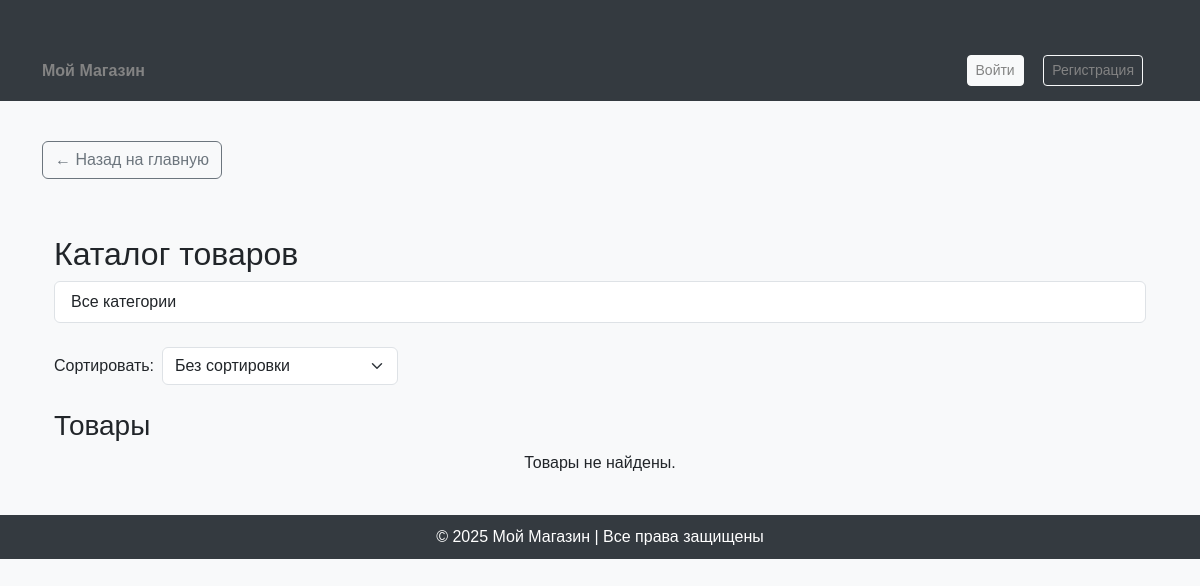
The app's page /accounts/catalog/31/, older data.
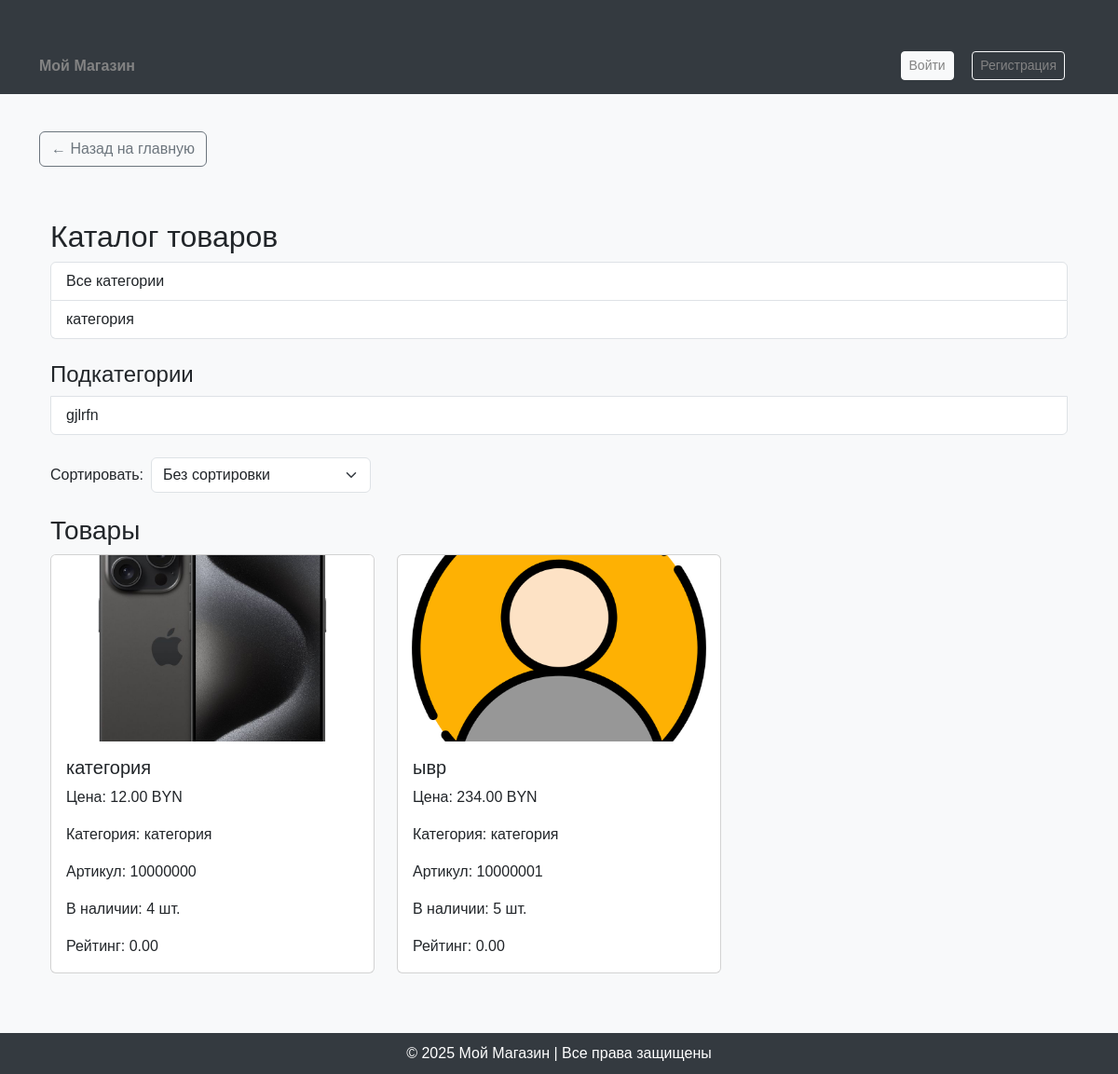
The same page, newer data.
### accounts/models.py (models this page shows, shortened)
class Category(models.Model):
    name = models.CharField(max_length=255, unique=True, verbose_name="Название категории")

class Subcategory(models.Model):
    category = models.ForeignKey(Category, on_delete=models.CASCADE, related_name="subcategories", verbose_name="Категория")
    name = models.CharField(max_length=255, verbose_name="Название подкатегории")

class Product(models.Model):
    name = models.CharField(max_length=255, verbose_name="Название")
    price = models.DecimalField(max_digits=10, decimal_places=2, verbose_name="Цена")
    parameter_1 = models.CharField(max_length=255, blank=True, verbose_name="Параметр 1")
    parameter_2 = models.CharField(max_length=255, blank=True, verbose_name="Параметр 2")
    parameter_3 = models.CharField(max_length=255, blank=True, verbose_name="Параметр 3")
    parameter_4 = models.CharField(max_length=255, blank=True, verbose_name="Параметр 4")
    parameter_5 = models.CharField(max_length=255, blank=True, verbose_name="Параметр 5")
    category = models.ForeignKey(Category, on_delete=models.CASCADE, verbose_name="Категория")
    subcategory = models.ForeignKey(Subcategory, on_delete=models.SET_NULL, blank=True, null=True, verbose_name="Подкатегория")  # <-- Добавили
    sku = models.CharField(max_length=50, unique=True, verbose_name="Артикул", blank=True)
    image = models.ImageField(upload_to="product_images/", blank=True, null=True, verbose_name="Изображение")
    description = models.TextField(blank=True, null=True, verbose_name="Описание")
    stock_quantity = models.PositiveIntegerField(default=0, verbose_name="Количество в наличии")
    average_rating = models.DecimalField(max_digits=3, decimal_places=2, default=0.00)

### accounts/views.py (the view)
# urls.py: path('catalog/', views.catalog_view, name='catalog'),
def catalog_view(request, category_id=None, subcategory_id=None):
    categories = Category.objects.all()
    sort = request.GET.get('sort')
    if subcategory_id:
        products = Product.objects.filter(subcategory_id=subcategory_id)
    elif category_id:
        products = Product.objects.filter(category_id=category_id)
    else:
        products = Product.objects.all()
    if sort == 'price_asc':
        products = products.order_by('price')
    elif sort == 'price_desc':
        products = products.order_by('-price')
    elif sort == 'rating_asc':
        products = products.order_by('average_rating')
    elif sort == 'rating_desc':
        products = products.order_by('-average_rating')
    subcategories = None
    if category_id:
        subcategories = Subcategory.objects.filter(category_id=category_id)
    return render(request, 'accounts/catalog.html', {
        'categories': categories,
        'products': products,
        'subcategories': subcategories,
        'current_category_id': category_id,
        'current_subcategory_id': subcategory_id,
        'current_sort': sort,
    })

### accounts/context_processors.py (called while the page is built)
def notification_counter(request):
    if request.user.is_authenticated:
        count = Notification.objects.filter(user=request.user, is_read=False).count()
        return {'unread_notifications_count': count}
    return {}

### templates/accounts/catalog.html (shortened to what this page needs)
{% extends 'base.html' %}
{% block content %}
<a href="{% url 'home' %}" class="btn btn-outline-secondary mb-3">← Назад на главную</a>
<div class="container">
    <h2>Каталог товаров</h2>
    <div class="list-group mb-4">
        <a href="{% url 'catalog' %}" class="list-group-item list-group-item-action">Все категории</a>
        {% for category in categories %}
            <a href="{% url 'catalog_by_category' category.id %}" class="list-group-item list-group-item-action">{{ category.name }}</a>
        {% endfor %}
    </div>
    {% if subcategories %}
    <div class="list-group mb-4">
        <h4>Подкатегории</h4>
        {% for subcategory in subcategories %}
            <a href="{% url 'catalog_by_subcategory' current_category_id subcategory.id %}" class="list-group-item list-group-item-action">{{ subcategory.name }}</a>
        {% endfor %}
    </div>
    {% endif %}
    <form method="get" class="mb-4">
        <div class="row g-2 align-items-center">
            <div class="col-auto">
                <label for="sort" class="col-form-label">Сортировать:</label>
            </div>
            <div class="col-auto">
                <select class="form-select" id="sort" name="sort" onchange="this.form.submit()">
                    <option value="" {% if not current_sort %}selected{% endif %}>Без сортировки</option>
                </select>
            </div>
        </div>
    </form>
    <div class="mt-4">
        <h3>Товары</h3>
        {% if products %}
        <div class="row">
            {% for product in products %}
                {% include 'includes/product_card.html' %}
            {% endfor %}
        </div>
        {% else %}
        <p class="text-center">Товары не найдены.</p>
        {% endif %}
    </div>
</div>
{% endblock %}

### templates/includes/product_card.html (shortened to what this page needs)
<div class="col-md-4 mb-4">
    <a href="{% url 'product_detail' product.id %}" class="text-decoration-none text-dark">
        <div class="card">
            {% if product.image %}
            <img src="{{ product.image.url }}" class="card-img-top" alt="{{ product.name }}"
                 style="object-fit: cover; height: 200px;">
            {% else %}
            <img src="https://via.placeholder.com/300x200" class="card-img-top" alt="No Image Available"
                 style="object-fit: cover; height: 200px;">
            {% endif %}
            <div class="card-body">
                <h5 class="card-title">{{ product.name }}</h5>
                <p class="card-text">Цена: {{ product.price }} BYN</p>
                <p class="card-text">Категория: {{ product.category.name }}</p>
                <p class="card-text">Артикул: {{ product.sku }}</p>
                <p class="card-text">В наличии: {{ product.stock_quantity }} шт.</p>
                <div class="mt-2">
                    <span>Рейтинг: {{ product.average_rating|floatformat:2 }}</span>
                </div>
            </div>
        </div>
    </a>
</div>

Row changes from the older to the newer data that the page shows:
added Category: name "категория"
added Subcategory: name "gjlrfn"
added Product: image (picture), name "категория", price "12.00", category.name "категория", sku "10000000", stock_quantity "4", average_rating "0.00"
added Product: image (picture), name "ывр", price "234.00", category.name "категория", sku "10000001", stock_quantity "5", average_rating "0.00"
Text that changed along with them:
text no longer shown: "Товары не найдены."
text now shown: "Подкатегории"
